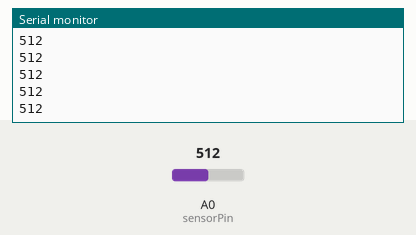
Recording of a sketch running on a simulated Arduino Uno, built with avr-gcc and run on an emulated ATmega328P. Shown: the last lines printed to the serial monitor. Inputs (shaded band) come from the test bench; at power-on: A0 (sensorPin) = 512.

Above: at 1.2 s.
1.3 s: A0 (sensorPin) set to 716
At 1.31 s:
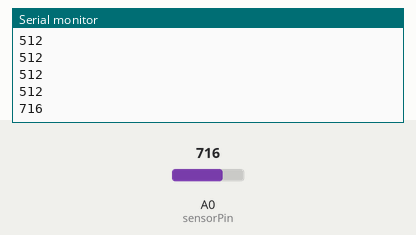
2.8 s: A0 (sensorPin) set to 900
At 2.81 s:
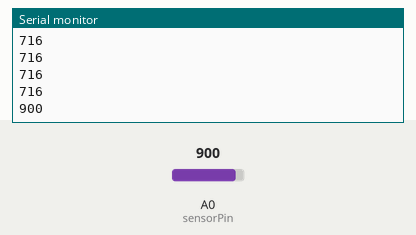
Timing chart, 0 to 5.8 s (numbered marks = the images above; inputs shaded):
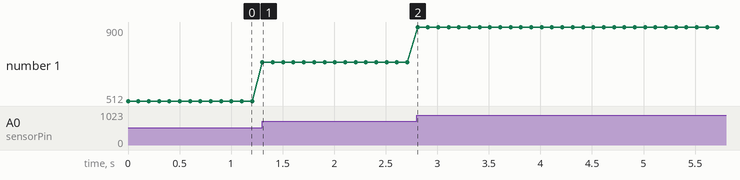

Measured:
- after the input at 1.3 s, the serial monitor: prints a new line at once (image 1)
- after the input at 2.8 s, the serial monitor: prints a new line at once (image 2)
- plotted number 1: 512 → 716 after the input at 1.3 s, 716 → 900 after the input at 2.8 s

The sketch:

Soil_Moisture_Calibration.ino
```cpp
int sensorPin = A0;
int sensorValue = analogRead(A0);

void setup() {
  Serial.begin(9600);
}

void loop() {
  sensorValue = analogRead(sensorPin);
  Serial.println(sensorValue);
  delay(100);
}
```
